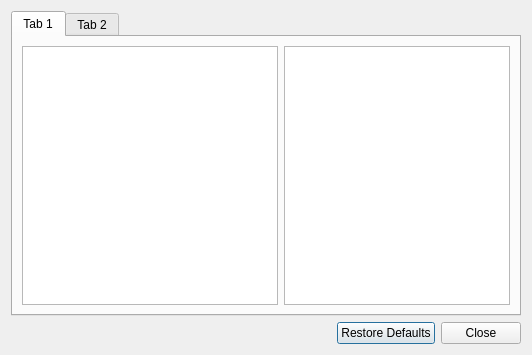
<ui version="4.0" >
 <class>dlgOption</class>
 <widget class="QDialog" name="dlgOption" >
  <property name="geometry" >
   <rect>
    <x>0</x>
    <y>0</y>
    <width>532</width>
    <height>355</height>
   </rect>
  </property>
  <property name="windowTitle" >
   <string>Dialog</string>
  </property>
  <layout class="QGridLayout" >
   <item row="0" column="0" >
    <widget class="QSplitter" name="splitter" >
     <property name="orientation" >
      <enum>Qt::Horizontal</enum>
     </property>
     <widget class="QTabWidget" name="tabWidget" >
      <property name="currentIndex" >
       <number>0</number>
      </property>
      <widget class="QWidget" name="tab" >
       <attribute name="title" >
        <string>Tab 1</string>
       </attribute>
       <layout class="QGridLayout" >
        <item row="0" column="0" >
         <widget class="QListView" name="lvOptionCat" >
          <property name="sizePolicy" >
           <sizepolicy vsizetype="Expanding" hsizetype="Minimum" >
            <horstretch>0</horstretch>
            <verstretch>0</verstretch>
           </sizepolicy>
          </property>
         </widget>
        </item>
        <item row="0" column="1" >
         <widget class="QTreeView" name="tvOption" />
        </item>
       </layout>
      </widget>
      <widget class="QWidget" name="tab_2" >
       <attribute name="title" >
        <string>Tab 2</string>
       </attribute>
      </widget>
     </widget>
    </widget>
   </item>
   <item row="1" column="0" >
    <layout class="QHBoxLayout" >
     <item>
      <spacer>
       <property name="orientation" >
        <enum>Qt::Horizontal</enum>
       </property>
       <property name="sizeHint" >
        <size>
         <width>40</width>
         <height>20</height>
        </size>
       </property>
      </spacer>
     </item>
     <item>
      <widget class="QDialogButtonBox" name="buttonBox" >
       <property name="sizePolicy" >
        <sizepolicy vsizetype="Fixed" hsizetype="Fixed" >
         <horstretch>0</horstretch>
         <verstretch>0</verstretch>
        </sizepolicy>
       </property>
       <property name="standardButtons" >
        <set>QDialogButtonBox::Close|QDialogButtonBox::NoButton|QDialogButtonBox::RestoreDefaults</set>
       </property>
       <property name="centerButtons" >
        <bool>true</bool>
       </property>
      </widget>
     </item>
    </layout>
   </item>
  </layout>
 </widget>
 <resources/>
 <connections>
  <connection>
   <sender>buttonBox</sender>
   <signal>accepted()</signal>
   <receiver>dlgOption</receiver>
   <slot>accept()</slot>
   <hints>
    <hint type="sourcelabel" >
     <x>248</x>
     <y>254</y>
    </hint>
    <hint type="destinationlabel" >
     <x>157</x>
     <y>274</y>
    </hint>
   </hints>
  </connection>
  <connection>
   <sender>buttonBox</sender>
   <signal>rejected()</signal>
   <receiver>dlgOption</receiver>
   <slot>reject()</slot>
   <hints>
    <hint type="sourcelabel" >
     <x>316</x>
     <y>260</y>
    </hint>
    <hint type="destinationlabel" >
     <x>286</x>
     <y>274</y>
    </hint>
   </hints>
  </connection>
 </connections>
</ui>
